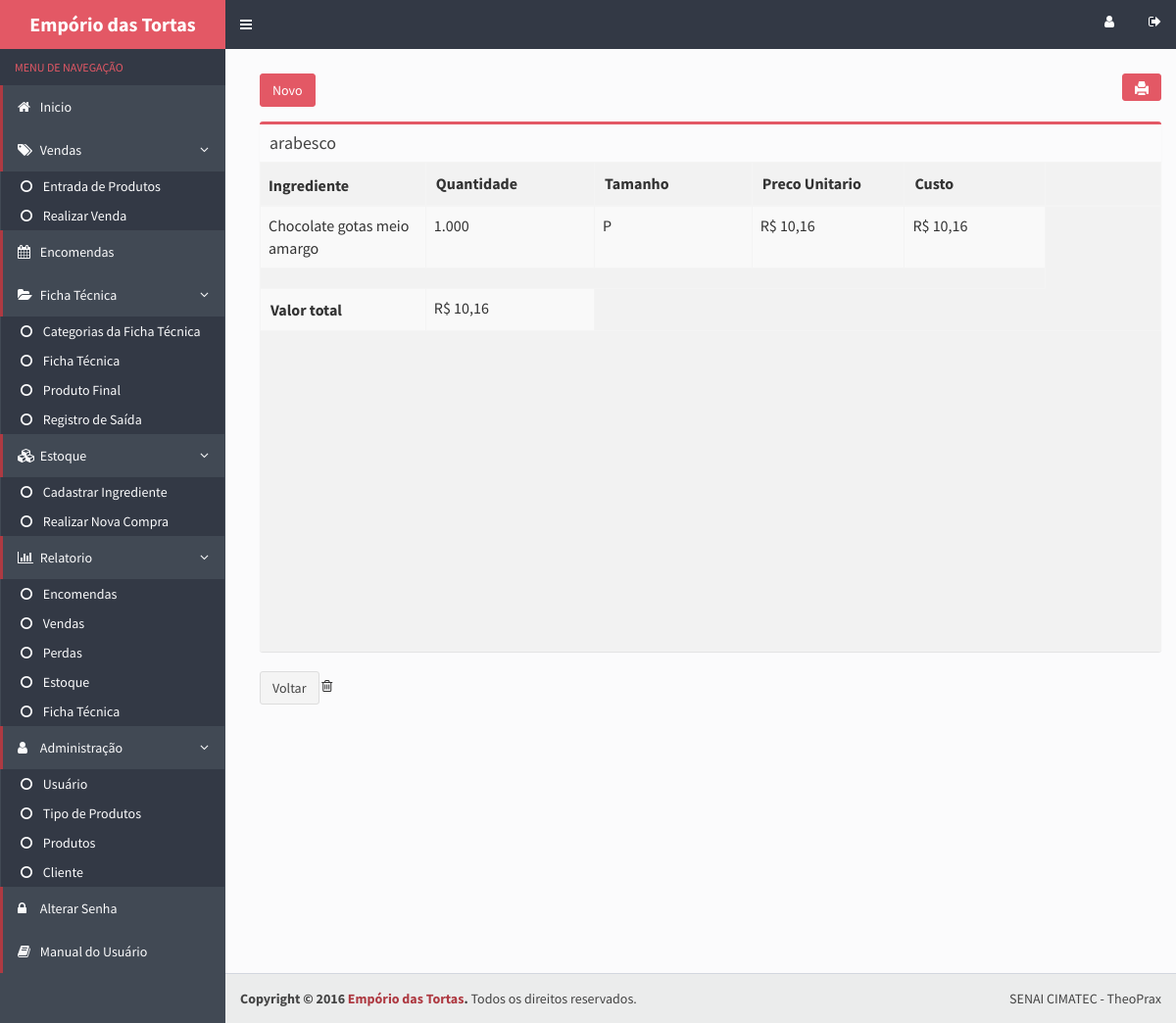
Screenshot of /DAO/visualizar_fichatecnica.php?id=15 with the database file from the repository.
### tables this page shows
CREATE TABLE IF NOT EXISTS `fichastecnicas` (
  `cod_fichaTecnica` int(11) NOT NULL AUTO_INCREMENT,
  `categoriafichatecnica_codigo` int(11) NOT NULL,
  `nome` varchar(100) NOT NULL,
  `Tamanho` varchar(1) DEFAULT NULL,
  `valortotal` decimal(10,2) unsigned NOT NULL,
  PRIMARY KEY (`cod_fichaTecnica`),
  KEY `categoriafichatecnica_codigo` (`categoriafichatecnica_codigo`)
);

CREATE TABLE IF NOT EXISTS `ingrediente_has_fichastecnicas` (
  `fichaTecnica_cod_fichaTecnica` int(11) NOT NULL,
  `ingrediente_cod_ingrediente` int(11) NOT NULL,
  `quantidade` decimal(6,3) NOT NULL,
  `preco` decimal(10,2) NOT NULL,
  `custo` decimal(10,2) NOT NULL,
  PRIMARY KEY (`fichaTecnica_cod_fichaTecnica`,`ingrediente_cod_ingrediente`),
  KEY `ingrediente_cod_ingrediente` (`ingrediente_cod_ingrediente`)
);

CREATE TABLE IF NOT EXISTS `ingrediente` (
  `cod_ingrediente` int(11) NOT NULL AUTO_INCREMENT,
  `nome` varchar(50) NOT NULL,
  `cod_unidademedida` int(11) NOT NULL,
  `valorunitario` decimal(10,2) NOT NULL,
  PRIMARY KEY (`cod_ingrediente`),
  KEY `cod_unidademedida` (`cod_unidademedida`)
);

### DAO/visualizar_fichatecnica.php (the view, shortened to what this page needs)
<?php
$id = null;
if ( !empty($_GET['id'])) {
    $id = $_REQUEST['id'];
}
$pdo = Database::connect();
$pdo->setAttribute(PDO::ATTR_ERRMODE, PDO::ERRMODE_EXCEPTION);
$sql = "SELECT * FROM fichastecnicas where cod_fichaTecnica = ?";
$q = $pdo->prepare($sql);
$q->execute(array($id));
$data = $q->fetch(PDO::FETCH_ASSOC);
$nome = $data['nome'];
  ?>
<html>
  <html>
  <head>
    <link rel="stylesheet" href="../bootstrap/css/bootstrap.min.css">
    <link rel="stylesheet" href="../bootstrap/css/bootstrap.css">
    <link rel="stylesheet" href="https://maxcdn.bootstrapcdn.com/font-awesome/4.4.0/css/font-awesome.min.css">
    <link rel="stylesheet" href="https://code.ionicframework.com/ionicons/2.0.1/css/ionicons.min.css">
    <link rel="stylesheet" href="../dist/css/AdminLTE.css">
    <link rel="stylesheet" href="../dist/css/skins/skin-blue.css">
  </head>
  <body class="hold-transition skin-blue sidebar-mini">
    <div class="wrapper">
      <?php include_once("includes/header.php") ?>
      <?php include_once("includes/menu.php") ?>
      <div class="content-wrapper">
        <section class="content">
        <div class="row">
            <div class="col-xs-12">
         <a class="btn btn-danger" href="../forms/cadastrar_ficha_tecnica.php">Novo</a>
          <a onclick="imprimir()" class="btn btn-danger pull-right">
                <span class="glyphicon glyphicon-print"></span>
              </a>
          <section class="content-header">
          </section>
              <div class="box">
                <div class="box-header">
                      <h3 class="box-title"><?php echo $nome;?></h3>
                </div>
                <div class="box-body table-responsive no-padding" id="scroll">
                  <table class="views-table cols-6 table table-striped table-bordered">
         <thead>
      <tr>
                  <th class="views-field views-field-id">
          Ingrediente         </th>
                  <th class="views-field views-field-field-nome" id='celula2'>
            Quantidade        </th>
            <th class="views-field views-field-field-nome" id='celula2'>
      Tamanho        </th>
            <th class="views-field views-field-field-nome" id='celula2'>
    Preco Unitario     </th>
                <th class="views-field views-field-field-nome" id='celula2'>
      Custo     </th>
    <th class="views-field views-field-field-nome" id='celula2'>
    </thead>
    <tbody>
      <?php
             $pdo = Database::connect();
             $sql = "select ingrediente_has_fichastecnicas.*, ingrediente.valorunitario as preco, ingrediente.nome as ingrediente, fichastecnicas.valortotal as valortotal,fichastecnicas.nome as ficha,fichastecnicas.Tamanho as Tamanho from ingrediente_has_fichastecnicas
                    inner join fichastecnicas on fichastecnicas.cod_fichaTecnica = ingrediente_has_fichastecnicas.fichatecnica_cod_fichaTecnica
                    inner join ingrediente on ingrediente.cod_ingrediente = ingrediente_has_fichastecnicas.ingrediente_cod_ingrediente where cod_fichaTecnica =   $id";
             foreach ($pdo->query($sql) as $row) {
                 echo '<tr>';
                echo '<td>'. $row['ingrediente'] . '</td>';
                echo '<td>'. $row['quantidade'] . '</td>';
                echo '<td>'. $row['Tamanho'] . '</td>';
                echo '<td>'. 'R$ ' . number_format($row['preco'], 2, ',', '.') . '</td>';
                echo '<td>'. 'R$ ' . number_format($row['custo'], 2, ',', '.') . '</td>';
                echo   '</tr>';
             }
             echo   '<tr>';
             echo '<th colspan="5" class="views-field views-field-field-nome" id="celula2">'  . "" .    '</th>';
             echo  '</tr>';
             echo   '<tr>';
             echo '<th class="views-field views-field-field-nome" id="celula2">'  . "Valor total" .    '</th>';
             echo '<td rowspan="6">' . 'R$ ' . number_format($row['valortotal'], 2, ',', '.') .   '</td>';
             echo  '</tr>';
             ?>
      </tbody>
</table>
                </div>
              </div>
              <a class="btn btn-default" href="../ficha_tecnica.php">Voltar</a>
              <i class="fa fa-trash-o"></i>
            </div>
          </div>
        </section>
      </div>
      <?php include_once("includes/footer.php") ?>
  </body>
</html>

### DAO/visualizar_fichatecnica.php (style rules this page uses)
#celula2 { width: 300px; padding:10px; _width: 495px; }

### rows the page displays
fichastecnicas: nome "arabesco"
ingrediente_has_fichastecnicas: ingrediente_cod_ingrediente.nome "Chocolate gotas meio amargo", quantidade "1.000", fichaTecnica_cod_fichaTecnica.Tamanho "P", ingrediente_cod_ingrediente.valorunitario "10,16", custo "10,16", fichaTecnica_cod_fichaTecnica.valortotal "10,16"
